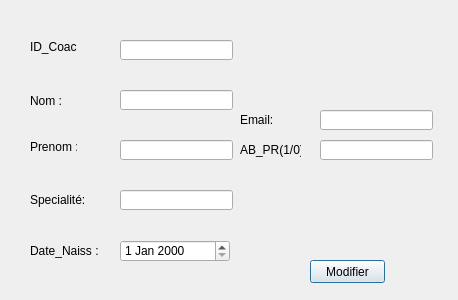
<?xml version="1.0" encoding="UTF-8"?>
<ui version="4.0">
 <class>modifierCoach</class>
 <widget class="QDialog" name="modifierCoach">
  <property name="geometry">
   <rect>
    <x>0</x>
    <y>0</y>
    <width>458</width>
    <height>300</height>
   </rect>
  </property>
  <property name="windowTitle">
   <string>Dialog</string>
  </property>
  <widget class="QLineEdit" name="Specialite_2">
   <property name="geometry">
    <rect>
     <x>120</x>
     <y>190</y>
     <width>113</width>
     <height>20</height>
    </rect>
   </property>
  </widget>
  <widget class="QLabel" name="label_10">
   <property name="geometry">
    <rect>
     <x>30</x>
     <y>90</y>
     <width>51</width>
     <height>21</height>
    </rect>
   </property>
   <property name="text">
    <string>Nom :</string>
   </property>
  </widget>
  <widget class="QLabel" name="label_11">
   <property name="geometry">
    <rect>
     <x>30</x>
     <y>240</y>
     <width>71</width>
     <height>21</height>
    </rect>
   </property>
   <property name="text">
    <string>Date_Naiss :</string>
   </property>
  </widget>
  <widget class="QLabel" name="label_12">
   <property name="geometry">
    <rect>
     <x>30</x>
     <y>190</y>
     <width>61</width>
     <height>20</height>
    </rect>
   </property>
   <property name="text">
    <string>Specialité:</string>
   </property>
  </widget>
  <widget class="QLabel" name="label_13">
   <property name="geometry">
    <rect>
     <x>30</x>
     <y>40</y>
     <width>47</width>
     <height>14</height>
    </rect>
   </property>
   <property name="text">
    <string>ID_Coach</string>
   </property>
  </widget>
  <widget class="QLineEdit" name="Prenom_2">
   <property name="geometry">
    <rect>
     <x>120</x>
     <y>140</y>
     <width>113</width>
     <height>20</height>
    </rect>
   </property>
  </widget>
  <widget class="QDateEdit" name="Date_Naiss_2">
   <property name="geometry">
    <rect>
     <x>120</x>
     <y>240</y>
     <width>110</width>
     <height>22</height>
    </rect>
   </property>
  </widget>
  <widget class="QLineEdit" name="ID_Coach_2">
   <property name="geometry">
    <rect>
     <x>120</x>
     <y>40</y>
     <width>113</width>
     <height>20</height>
    </rect>
   </property>
  </widget>
  <widget class="QLineEdit" name="Nom_2">
   <property name="geometry">
    <rect>
     <x>120</x>
     <y>90</y>
     <width>113</width>
     <height>20</height>
    </rect>
   </property>
  </widget>
  <widget class="QLabel" name="label_14">
   <property name="geometry">
    <rect>
     <x>30</x>
     <y>140</y>
     <width>47</width>
     <height>14</height>
    </rect>
   </property>
   <property name="text">
    <string>Prenom :</string>
   </property>
  </widget>
  <widget class="QPushButton" name="ModifierCoach">
   <property name="geometry">
    <rect>
     <x>310</x>
     <y>260</y>
     <width>75</width>
     <height>23</height>
    </rect>
   </property>
   <property name="text">
    <string>Modifier</string>
   </property>
  </widget>
  <widget class="QLabel" name="label_15">
   <property name="geometry">
    <rect>
     <x>240</x>
     <y>110</y>
     <width>41</width>
     <height>20</height>
    </rect>
   </property>
   <property name="text">
    <string>Email:</string>
   </property>
  </widget>
  <widget class="QLabel" name="label_16">
   <property name="geometry">
    <rect>
     <x>240</x>
     <y>140</y>
     <width>61</width>
     <height>20</height>
    </rect>
   </property>
   <property name="text">
    <string>AB_PR(1/0):</string>
   </property>
  </widget>
  <widget class="QLineEdit" name="AB_PR_2">
   <property name="geometry">
    <rect>
     <x>320</x>
     <y>140</y>
     <width>113</width>
     <height>20</height>
    </rect>
   </property>
  </widget>
  <widget class="QLineEdit" name="Email_2">
   <property name="geometry">
    <rect>
     <x>320</x>
     <y>110</y>
     <width>113</width>
     <height>20</height>
    </rect>
   </property>
  </widget>
 </widget>
 <resources/>
 <connections/>
</ui>
